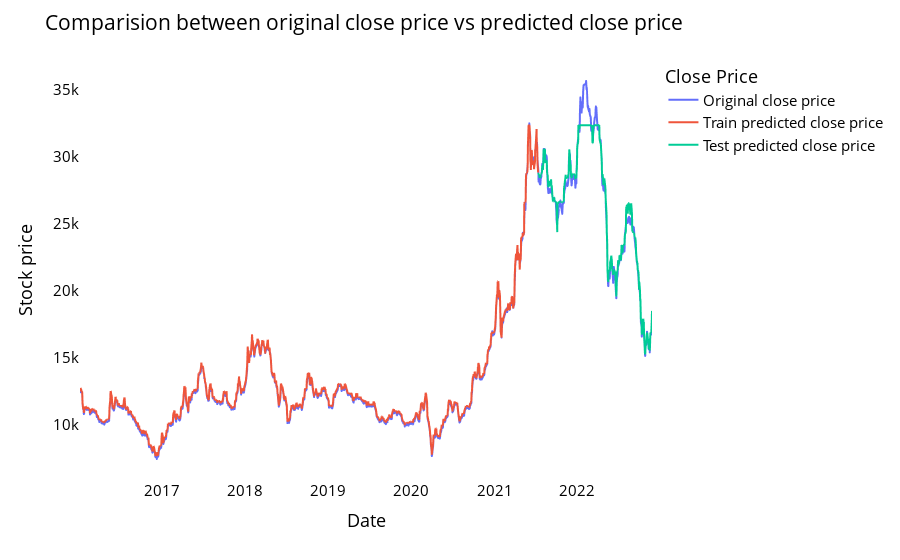

The notebook cell this image was saved under:
### Code cell
# shift train predictions for plotting
from itertools import cycle
import plotly.express as px
print(RF_train_predict.shape)
print(RF_test_predict.shape)
print(len(closedf))
look_back=time_step

trainPredictPlot = np.empty_like(closedf)
trainPredictPlot[:, :] = np.nan
# trainPredictPlot[look_back:len(RF_train_predict)+look_back, :] = RF_train_predict
trainPredictPlot[0:len(RF_train_predict), :] = RF_train_predict

print("Train predicted data: ", trainPredictPlot)

# shift test predictions for plotting
testPredictPlot = np.empty_like(closedf)
testPredictPlot[:, :] = np.nan
# testPredictPlot[len(RF_train_predict)+(look_back*2)+1:len(closedf)-1, :] = RF_test_predict
testPredictPlot[len(RF_train_predict):len(closedf), :] = RF_test_predict

print("Test predicted data: ", testPredictPlot)

names = cycle(['Original close price','Train predicted close price','Test predicted close price'])


plotdf = pd.DataFrame({'date': close_stock['trunc_time'],
                       'original_close': close_stock['ma_5'],
                      'train_predicted_close': trainPredictPlot.reshape(1,-1)[0].tolist(),
                      'test_predicted_close': testPredictPlot.reshape(1,-1)[0].tolist()})

fig = px.line(plotdf,x=plotdf['date'], y=[plotdf['original_close'],plotdf['train_predicted_close'],
                                          plotdf['test_predicted_close']],
              labels={'value':'Stock price','date': 'Date'})
fig.update_layout(title_text='Comparision between original close price vs predicted close price',
                  plot_bgcolor='white', font_size=15, font_color='black', legend_title_text='Close Price')
fig.for_each_trace(lambda t:  t.update(name = next(names)))

fig.update_xaxes(showgrid=False)
fig.update_yaxes(showgrid=False)
fig.show()

### Figure 1 — Plotly figure (JSON) as saved in the notebook; plotly's stock layout.template omitted (floating-point values rounded to 4 significant figures; data arrays with more than 128 entries replaced by an {"elided": "..."} marker saying what was removed)
{"data": [{"hovertemplate": "variable=original_close<br>Date=%{x}<br>Stock price=%{y}<extra></extra>", "legendgroup": "original_close", "line": {"color": "#636efa", "dash": "solid"}, "marker": {"symbol": "circle"}, "mode": "lines", "name": "Original close price", "showlegend": true, "type": "scattergl", "x": {"elided": "1727 str values"}, "xaxis": "x", "y": {"elided": "1727 float values"}, "yaxis": "y"}, {"hovertemplate": "variable=train_predicted_close<br>Date=%{x}<br>Stock price=%{y}<extra></extra>", "legendgroup": "train_predicted_close", "line": {"color": "#EF553B", "dash": "solid"}, "marker": {"symbol": "circle"}, "mode": "lines", "name": "Train predicted close price", "showlegend": true, "type": "scattergl", "x": {"elided": "1727 str values"}, "xaxis": "x", "y": {"elided": "1727 float values"}, "yaxis": "y"}, {"hovertemplate": "variable=test_predicted_close<br>Date=%{x}<br>Stock price=%{y}<extra></extra>", "legendgroup": "test_predicted_close", "line": {"color": "#00cc96", "dash": "solid"}, "marker": {"symbol": "circle"}, "mode": "lines", "name": "Test predicted close price", "showlegend": true, "type": "scattergl", "x": {"elided": "1727 str values"}, "xaxis": "x", "y": {"elided": "1727 float values"}, "yaxis": "y"}], "layout": {"font": {"color": "black", "size": 15}, "legend": {"title": {"text": "Close Price"}, "tracegroupgap": 0}, "margin": {"t": 60}, "plot_bgcolor": "white", "title": {"text": "Comparision between original close price vs predicted close price"}, "xaxis": {"anchor": "y", "domain": [0, 1], "showgrid": false, "title": {"text": "Date"}}, "yaxis": {"anchor": "x", "domain": [0, 1], "showgrid": false, "title": {"text": "Stock price"}}}}
